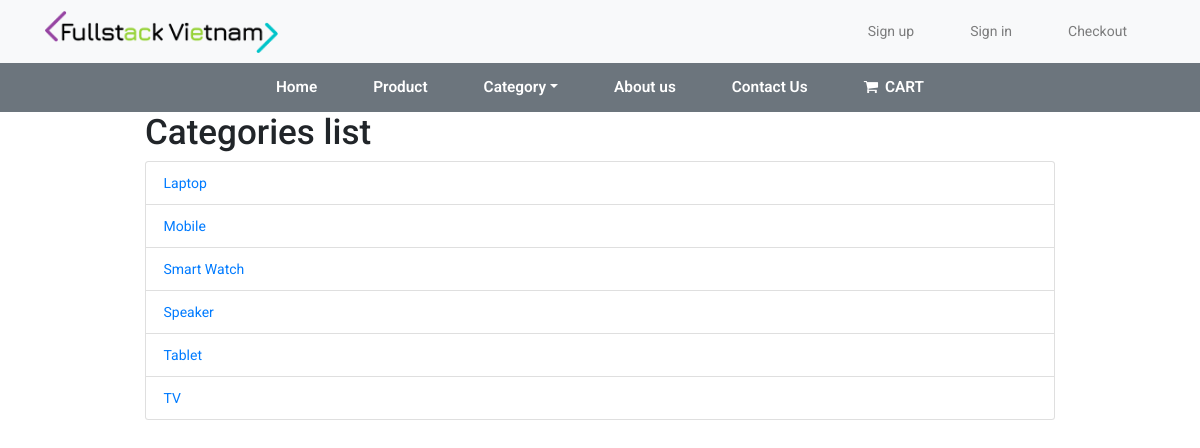
Page /index.php/categories on the committed database.
### tables this page shows
CREATE TABLE `categories` (
  `category_id` int(11) NOT NULL,
  `category_name` varchar(255) NOT NULL
);

### application/controllers/Categories.php (called while the page is built, shortened)
<?php
class Categories extends CI_Controller {
    public function __construct(){
        $this->load->model('categories_models');
        $this->load->model('product_models');
        $this->load->helper('url_helper');
    }
    public function index(){
        $data['title']='Categories';
        $data['categories']=$this->categories_models->get();
        $this->load->view('header',$data);
        $this->load->view('categories',$data);
    }
}

### index.php (called while the page is built, shortened)
<?php
require_once BASEPATH.'core/CodeIgniter.php';

### application/models/Categories_models.php (called while the page is built, shortened)
<?php
class Categories_models extends CI_Model {
    public function get($id = FALSE)
        {
            if ($id === FALSE)
            {
                $this->db->order_by('category_name', 'ASC');
                $query= $this->db->get('categories');
                return $query->result_array();
            }
            $query = $this->db->get_where('categories', array('category_id' => $id));
            return $query->row_array();
        }
}

### application/views/categories.php (the view)
    <div class="container" style="max-width:940px;">
    <h1>Categories list</h1>
        <ul class=list-group>
            <?php foreach($categories as $category):?>
                <li class='list-group-item'>
                <a href="<?php echo site_url('/categories/product_list/'.$category['category_id']);?>" > <?php echo $category['category_name'];?> </a>
                </li>
            <?php endforeach;?>
        </ul>
</body>
</html>

### rows in the picture
categories: category_name "Laptop"
categories: category_name "Mobile"
categories: category_name "Smart Watch"
categories: category_name "Speaker"
categories: category_name "Tablet"
categories: category_name "TV"
